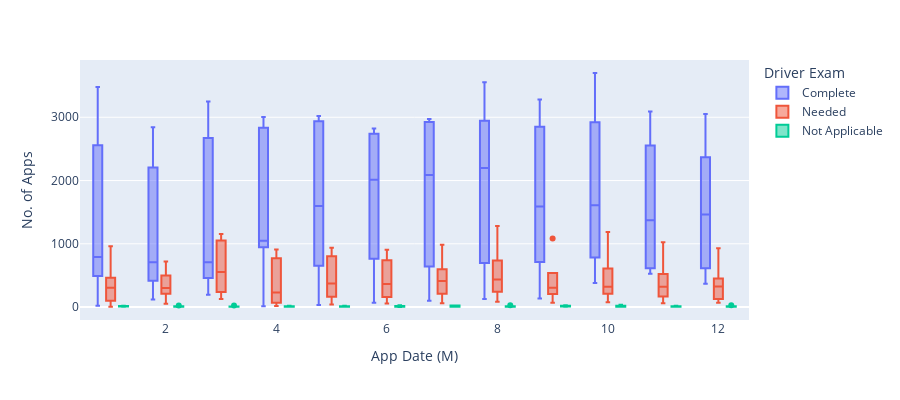

Notebook code cell kept with this figure:
### Code cell
#  Making box plot of TLC5 showing No. of Apps (y-Axis) vs Month (x-axis) and grouped by Driver Exam 
fig2 = px.box(df5, x=df5['App Date (Y/M/D)'].dt.month, y='Number of Applicants',\
             labels={'x':'App Date (M)','Number of Applicants':'No. of Apps'},\
             color=df5['Driver Exam'],\
             height=400)
fig2.show()

### Figure 1 — Plotly figure (JSON) as saved in the notebook; plotly's stock layout.template omitted (floating-point values rounded to 4 significant figures)
{"data": [{"alignmentgroup": "True", "hovertemplate": "Driver Exam=Complete<br>App Date (M)=%{x}<br>No. of Apps=%{y}<extra></extra>", "legendgroup": "Complete", "marker": {"color": "#636efa"}, "name": "Complete", "notched": false, "offsetgroup": "Complete", "orientation": "v", "showlegend": true, "type": "box", "x": [1, 2, 3, 4, 5, 6, 7, 8, 9, 10, 11, 12, 1, 2, 3, 4, 5, 6, 7, 8, 9, 10, 11, 12, 1, 2, 3, 4, 5, 6, 7, 8, 9, 10, 11, 12, 1, 2, 3, 4, 5, 6, 7, 8, 9, 10, 11, 12, 1, 2, 3, 4, 5, 6, 7, 8, 9, 10, 11, 12, 1, 2, 3, 4, 5, 6, 7, 8, 9, 10, 11, 12, 1, 2, 3], "x0": " ", "xaxis": "x", "y": [20, 118, 572, 1119, 2100, 2731, 2971, 3554, 3281, 3700, 3093, 3050, 3480, 2841, 3249, 3006, 2937, 2821, 2763, 2946, 2849, 2920, 2552, 2368, 3007, 2537, 3123, 2836, 3019, 2739, 2927, 2883, 1517, 1785, 1590, 1874, 1218, 1216, 1324, 980, 652, 764, 641, 698, 711, 782, 615, 613, 686, 515, 194, 13, 31, 68, 98, 129, 137, 379, 528, 367, 424, 384, 707, 947, 1093, 1294, 1410, 1510, 1661, 1430, 1156, 1055, 793, 709, 421], "y0": " ", "yaxis": "y"}, {"alignmentgroup": "True", "hovertemplate": "Driver Exam=Needed<br>App Date (M)=%{x}<br>No. of Apps=%{y}<extra></extra>", "legendgroup": "Needed", "marker": {"color": "#EF553B"}, "name": "Needed", "notched": false, "offsetgroup": "Needed", "orientation": "v", "showlegend": true, "type": "box", "x": [1, 2, 3, 4, 5, 6, 7, 8, 9, 10, 11, 12, 1, 2, 3, 4, 5, 6, 7, 8, 9, 10, 11, 12, 1, 2, 3, 4, 5, 6, 7, 8, 9, 10, 11, 12, 1, 2, 3, 4, 5, 6, 7, 8, 9, 10, 11, 12, 1, 2, 3, 4, 5, 6, 7, 8, 9, 10, 11, 12, 1, 2, 3, 4, 5, 6, 7, 8, 9, 10, 11, 12, 1, 2, 3, 4], "x0": " ", "xaxis": "x", "y": [5, 227, 1105, 909, 936, 907, 985, 1280, 1083, 1186, 1025, 930, 963, 720, 892, 862, 803, 741, 596, 624, 537, 611, 522, 451, 489, 472, 556, 508, 567, 484, 543, 737, 271, 331, 293, 322, 304, 302, 357, 231, 178, 248, 283, 241, 205, 210, 166, 127, 197, 203, 199, 15, 42, 55, 62, 85, 69, 77, 59, 68, 66, 54, 127, 136, 164, 160, 209, 244, 337, 311, 352, 325, 379, 506, 1156, 44], "y0": " ", "yaxis": "y"}, {"alignmentgroup": "True", "hovertemplate": "Driver Exam=Not Applicable<br>App Date (M)=%{x}<br>No. of Apps=%{y}<extra></extra>", "legendgroup": "Not Applicable", "marker": {"color": "#00cc96"}, "name": "Not Applicable", "notched": false, "offsetgroup": "Not Applicable", "orientation": "v", "showlegend": true, "type": "box", "x": [2, 3, 4, 5, 6, 7, 8, 9, 10, 11, 12, 1, 2, 3, 4, 5, 6, 7, 8, 9, 10, 11, 12, 1, 2, 3, 4, 5, 6, 7, 8, 9, 10, 11, 12, 1, 2, 3, 4, 5, 6, 7, 8, 9, 10, 11, 12, 1, 2, 3, 5, 6, 7, 8, 9, 10, 11, 12, 1, 2, 3, 4, 5, 6, 7, 8, 9, 10, 11, 12, 2, 3], "x0": " ", "xaxis": "x", "y": [1, 8, 10, 14, 29, 24, 27, 30, 35, 20, 29, 21, 25, 24, 21, 19, 15, 26, 11, 20, 21, 11, 11, 10, 13, 9, 9, 14, 12, 10, 7, 7, 10, 12, 9, 11, 9, 7, 4, 8, 10, 10, 11, 10, 8, 4, 4, 13, 8, 5, 4, 5, 5, 5, 3, 4, 6, 5, 3, 6, 5, 4, 4, 2, 5, 3, 7, 5, 5, 3, 5, 4], "y0": " ", "yaxis": "y"}], "layout": {"boxmode": "group", "height": 400, "legend": {"title": {"text": "Driver Exam"}, "tracegroupgap": 0}, "margin": {"t": 60}, "xaxis": {"anchor": "y", "domain": [0, 1], "title": {"text": "App Date (M)"}}, "yaxis": {"anchor": "x", "domain": [0, 1], "title": {"text": "No. of Apps"}}}}
